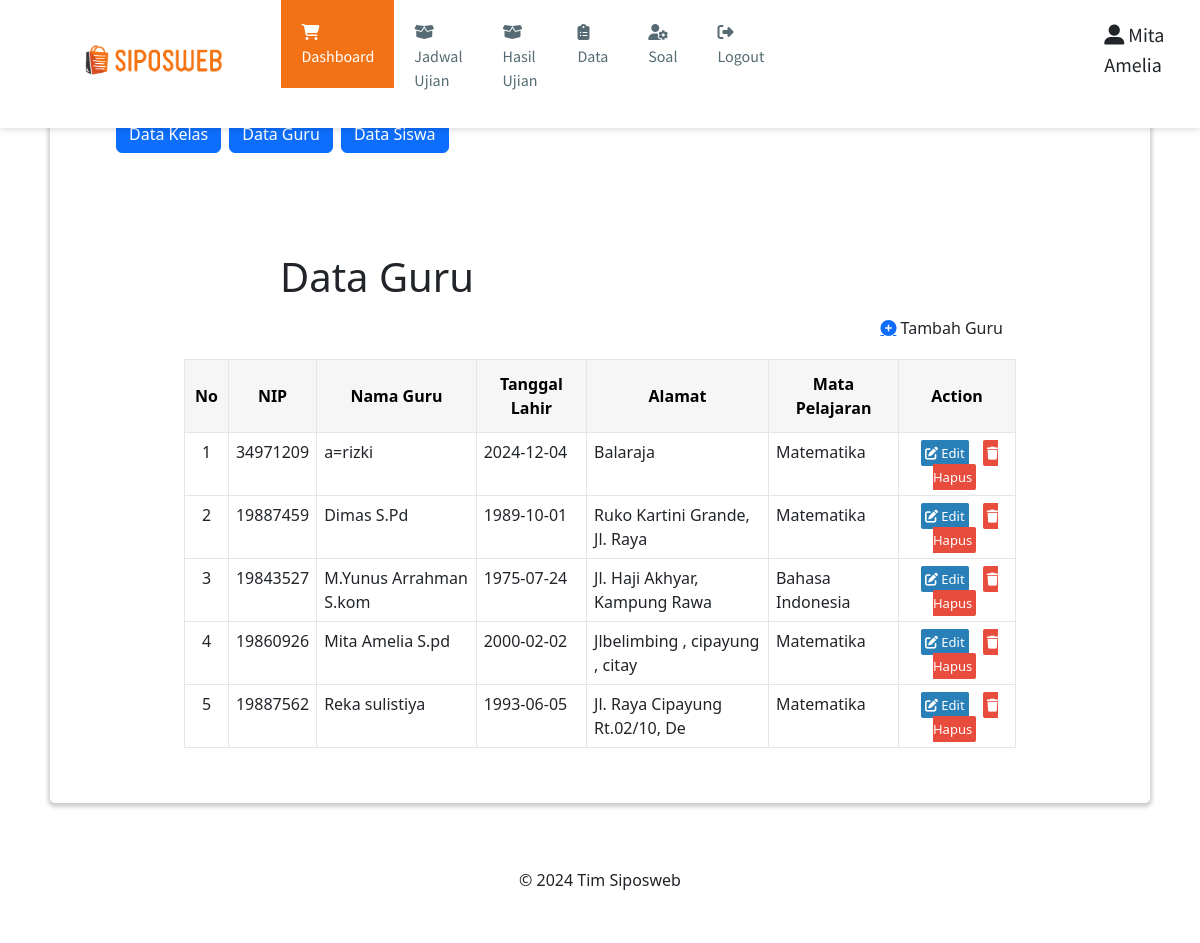
/dataGuru.php (signed in), run on the app's committed database.
### tables this page shows
CREATE TABLE `mapel` (
  `id_mapel` varchar(20) NOT NULL,
  `mapel` varchar(30) NOT NULL,
  `id_guru` varchar(20) NOT NULL
);

CREATE TABLE `guru` (
  `nip` varchar(10) NOT NULL,
  `guru` varchar(30) NOT NULL,
  `tanggal_lahir` date NOT NULL,
  `alamat` varchar(30) NOT NULL,
  `id_user` varchar(10) NOT NULL
);

### dataGuru.php (the view, shortened to what this page needs)
<?php include "header.php"; ?>
<main>
	<div>
		<ul style="display: flex;">
			<li class="mx-1"><a class="btn btn-primary" href="dataKelas.php">Data Kelas</a></li>
			<li class="mx-1"><a class="btn btn-primary" href="dataGuru.php">Data Guru</a></li>
			<li class="mx-1"><a class="btn btn-primary" href="dataSiswa.php">Data Siswa</a></li>
		</ul>
		<div>
			<h1 style="margin-left: 200px; margin-top: 100px;">Data Guru</h1>
		</div>
	</div>
	<div class="content-produk">
		<button class="btn btn-tambahkan-produk" id="btn-tambahkan-produk" data-bs-toggle="modal" data-bs-target="#addGuru"><a class="fas fa-plus-circle"></a> Tambah Guru</i></button>
		<div style="height: 50px;"></div>
		<table class="table-produk">
			<tr>
				<th class="text-center align-middle">No</th>
				<th class="text-center align-middle">NIP</th>
				<th class="text-center align-middle">Nama Guru</th>
				<th class="text-center align-middle">Tanggal Lahir</th>
				<th class="text-center align-middle">Alamat</th>
				<th class="text-center align-middle">Mata Pelajaran</th>
				<th class="text-center align-middle" colspan="2">Action</th>
			</tr>
			<?php
			$ambildata = mysqli_query($mysqli, "SELECT * FROM mapel, guru where mapel.id_guru-guru.nip group by guru order by guru asc;");
			$i = 1;
			while ($data = mysqli_fetch_array($ambildata)) {
			?>
				<tr>
					<td style="text-align: center;"><?= $i; ?></td>
					<td><?= $data["nip"]; ?></td>
					<td><?= $data["guru"]; ?></td>
					<td><?= $data['tanggal_lahir']; ?></td>
					<td><?= $data['alamat']; ?></td>
					<td><?= $data['mapel']; ?></td>
					<td style="text-align: center;">
						<a href="#" class="action-edit" data-bs-toggle="modal" data-bs-target="#edit<?= $data['nip']; ?>"><i class="fas fa-edit"></i> Edit</a>
						<a href="#" class="action-hapus" data-bs-toggle="modal" data-bs-target="#delete<?= $data['nip']; ?>"><i class="fas fa-trash"></i> Hapus</a>
					</td>
				</tr>
			<?php
				$i++;
			}
			?>
		</table>
	</div>
</main>
<?php include "footer.php"; ?>

### header.php (shortened to what this page needs)
<!DOCTYPE html>
<html>
<head>
  <link rel="stylesheet" type="text/css" href="assets/styles/reset.css">
  <link rel="stylesheet" type="text/css" href="assets/styles/style.css">
  <link href="https://cdn.jsdelivr.net/npm/bootstrap@5.3.3/dist/css/bootstrap.min.css" rel="stylesheet">
</head>
<body>
  <header>
    <nav class="nav-menu d-flex ">
      <ul>
        <h1 class="logo"><a href="#" title="SIPOSWEB"><img src="assets/images/logo.png" alt="SIPOSWEB" height="35px"></a></h1>
        <li><a class="active" href="dashboard.php"><i class="fa fa-shopping-cart"></i> Dashboard</a></li>
        <li><a href="jadwal.php"><i class="fas fa-box-open"></i> Jadwal Ujian</a></li>
        <li><a href="hasil_ujian.php"><i class="fas fa-box-open"></i> Hasil Ujian</a></li>
        <?php
        if (isset($_SESSION['role']) && $_SESSION['role'] == "Guru") {
        ?>
          <li><a href="dataKelas.php"><i class="fas fa-clipboard-list"></i> Data</a></li>
          <li><a href="soal.php"><i class="fas fa-user-cog"></i> Soal</a></li>
        <?php
        }
        ?>
        <li><a href="logout.php"><i class="fas fa-sign-out-alt"></i> Logout</a></li>
      </ul>
      <div class="d-flex" style="margin-left: 300px; font-size: 20px;">
        <li> <a><i class="fas fa-user-alt"></i> <?= $_SESSION['fullname']; ?></a></li>
      </div>
    </nav>
  </header>

### footer.php (shortened to what this page needs)
<footer>
  <p>&copy 2024 Tim Siposweb</p>
</footer>
</body>
</html>

### assets/styles/style.css (style rules this page uses)
body { font-family: 'Lato', sans-serif; color: #585858; background: #E7EFF2; }
header { font-family: 'Source Sans Pro', sans-serif; background: white; box-shadow: 0 0 8px 0 rgba(0, 0, 0, 0.2); position: fixed; top: 0; width: 100%; }
footer { background-color: white; padding: 35px; }
footer p { text-align: center; }
.nav-menu li { display: inline-block; margin: 0; }
.nav-menu ul { display: flex; }
.logo { margin: auto 50px; display: inline-block; }
.nav-menu li a { transition: 400ms; display: inline-block; padding: 20px; color: #566B73; margin: 0; text-decoration: none; }
.nav-menu .active { background-color: #F47216; color: white; }
main { background: white; box-shadow: 0 2px 4px 2px rgba(0, 0, 0, 0.2); border-radius: 5px; padding: 30px; margin: 85px 50px 30px; }
.btn { cursor: pointer; border: 1.5px solid #F47216; padding: 10px; border-radius: 5px; transition: 0.5s; font-weight: 600; text-decoration: none; }
.btn-tambahkan-produk, .btn-tambahkan-transaksi { background-color: #F47216; color: white; float: right; }
.table-produk, .table-laporan { margin: auto; margin-bottom: 25px; width: 100%; }
.table-produk td, .table-laporan td { border: 1.5px solid #E5E5E5; padding: 7px; }
.table-produk th, .table-laporan th { color: #000; background-color: #F6F6F6; border: 1.5px solid #E5E5E5; padding: 12px 10px; font-weight: 600; text-decoration: none; }
.content-produk, .content-laporan { width: 80%; margin: auto; }
.action-hapus, .action-edit, .action-detail { text-decoration: none; color: white; padding: 4px; margin: 5px; font-size: 13px; border-radius: 2px; }
.action-hapus { background-color: #e74c3c; }
.action-edit, .action-detail { background-color: #2980b9; }

### data on the page
mapel: guru.nip "34971209", guru.guru "a=rizki", guru.tanggal_lahir "2024-12-04", guru.alamat "Balaraja", mapel "Matematika", guru.nip "19887459", guru.guru "Dimas S.Pd", guru.tanggal_lahir "1989-10-01", guru.alamat "Ruko Kartini Grande, Jl. Raya", guru.nip "19860926", guru.guru "Mita Amelia S.pd", guru.tanggal_lahir "2000-02-02", guru.alamat "Jlbelimbing , cipayung , citay", guru.nip "19887562", guru.guru "Reka sulistiya", guru.tanggal_lahir "1993-06-05", guru.alamat "Jl. Raya Cipayung Rt.02/10, De"
mapel: guru.nip "19843527", guru.guru "M.Yunus Arrahman S.kom", guru.tanggal_lahir "1975-07-24", guru.alamat "Jl. Haji Akhyar, Kampung Rawa", mapel "Bahasa Indonesia"

### other printed values
$_SESSION['fullname'] "Mita Amelia"
